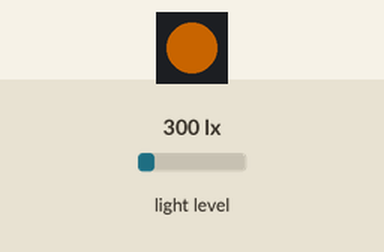
Simulated run of this sketch. Board: Arduino Uno, built with avr-gcc and run on an emulated ATmega328P. Shown: 1 RGB LEDs in strip order, left to right. The test bench sets the inputs (shaded band); at power-on: light level 300 lx. Dim RGB values are drawn brighter than linear; what the sketch prints to the serial monitor is not drawn.

Above: at 1.9 s.
2.0 s: light level set to 27 lx
3.5 s: light level set to 22 lx
At 4.1 s:
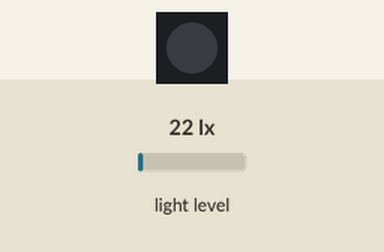
5.0 s: light level set to 40 lx
At 6.0 s:
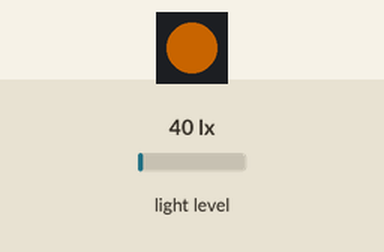
6.5 s: light level set to 5 lx
At 7.8 s:
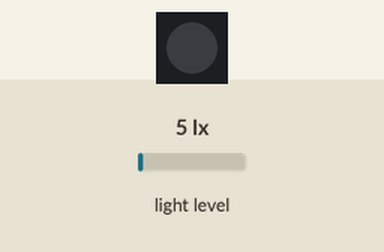
Timing chart, 0 to 9.0 s (numbered marks = the images above; inputs shaded):
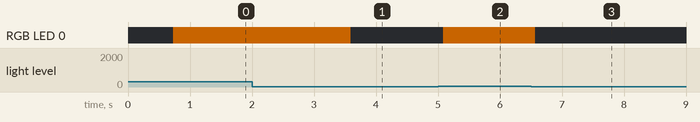

The sketch:

bombix_flora.ino
```cpp
#include <Wire.h>
#include <Adafruit_Sensor.h>
#include <Adafruit_TSL2561_U.h>
#include <Adafruit_NeoPixel.h>


//define NeoPixel Pin and Number of LEDs
#define PIN 6
#define NUM_LEDS 1

//create a NeoPixel strip
Adafruit_NeoPixel strip = Adafruit_NeoPixel(NUM_LEDS, PIN, NEO_GRB + NEO_KHZ800);

/* This driver uses the Adafruit unified sensor library (Adafruit_Sensor),
   which provides a common 'type' for sensor data and some helper functions.

   To use this driver you will also need to download the Adafruit_Sensor
   library and include it in your libraries folder.

   You should also assign a unique ID to this sensor for use with
   the Adafruit Sensor API so that you can identify this particular
   sensor in any data logs, etc.  To assign a unique ID, simply
   provide an appropriate value in the constructor below (12345
   is used by default in this example).

   Connections
   ===========
   Connect SCL to I2C SCL Clock
   Connect SDA to I2C SDA Data
   Connect VDD to 3.3V or 5V (whatever your logic level is)
   Connect GROUND to common ground

   I2C Address
   ===========
   The address will be different depending on whether you leave
   the ADDR pin floating (addr 0x39), or tie it to ground or vcc.
   The default addess is 0x39, which assumes the ADDR pin is floating
   (not connected to anything).  If you set the ADDR pin high
   or low, use TSL2561_ADDR_HIGH (0x49) or TSL2561_ADDR_LOW
   (0x29) respectively.

   History
   =======
   2013/JAN/31  - First version (KTOWN)
*/
/* CHAINING
 *  If using sensor with + and center joined, use TSL2561_ADDR_HIGH
 *  if center and - joined, use TSL2561_ADDR_LOW. if no join, use TSL2561_ADDR_FLOAT
 *  name them eg TSL2561 tsl_1(TSL2561_ADDR_LOW), TSL2561 tsl_2(TSL2561_ADDR_HIGH), etc */

Adafruit_TSL2561_Unified tsl = Adafruit_TSL2561_Unified(TSL2561_ADDR_FLOAT, 12345);

/**************************************************************************/
/*
    Displays some basic information on this sensor from the unified
    sensor API sensor_t type (see Adafruit_Sensor for more information)
*/
/**************************************************************************/
void displaySensorDetails(void)
{
  sensor_t sensor;
  tsl.getSensor(&sensor);
  Serial.println("------------------------------------");
  Serial.print  ("Sensor:       "); Serial.println(sensor.name);
  Serial.print  ("Driver Ver:   "); Serial.println(sensor.version);
  Serial.print  ("Unique ID:    "); Serial.println(sensor.sensor_id);
  Serial.print  ("Max Value:    "); Serial.print(sensor.max_value); Serial.println(" lux");
  Serial.print  ("Min Value:    "); Serial.print(sensor.min_value); Serial.println(" lux");
  Serial.print  ("Resolution:   "); Serial.print(sensor.resolution); Serial.println(" lux");
  Serial.println("------------------------------------");
  Serial.println("");
  delay(500);
}

/**************************************************************************/
/*
    Configures the gain and integration time for the TSL2561
*/
/**************************************************************************/
void configureSensor(void)
{
  /* You can also manually set the gain or enable auto-gain support */
  // tsl.setGain(TSL2561_GAIN_1X);      /* No gain ... use in bright light to avoid sensor saturation */
  // tsl.setGain(TSL2561_GAIN_16X);     /* 16x gain ... use in low light to boost sensitivity */
  tsl.enableAutoRange(true);            /* Auto-gain ... switches automatically between 1x and 16x */

  /* Changing the integration time gives you better sensor resolution (402ms = 16-bit data) */
  tsl.setIntegrationTime(TSL2561_INTEGRATIONTIME_13MS);      /* fast but low resolution */
  // tsl.setIntegrationTime(TSL2561_INTEGRATIONTIME_101MS);  /* medium resolution and speed   */
  // tsl.setIntegrationTime(TSL2561_INTEGRATIONTIME_402MS);  /* 16-bit data but slowest conversions */

  /* Update these values depending on what you've set above! */
  Serial.println("------------------------------------");
  Serial.print  ("Gain:         "); Serial.println("Auto");
  Serial.print  ("Timing:       "); Serial.println("13 ms");
  Serial.println("------------------------------------");
}

/**************************************************************************/
/*
    Arduino setup function (automatically called at startup)
*/
/**************************************************************************/
void setup(void)
{
  Serial.begin(9600);
  Serial.println("Light Sensor Test"); Serial.println("");

  /* Initialise the sensor */
  //use tsl.begin() to default to Wire,
  //tsl.begin(&Wire2) directs api to use Wire2, etc.
  if(!tsl.begin())
  {
    /* There was a problem detecting the TSL2561 ... check your connections */
    Serial.print("Ooops, no TSL2561 detected ... Check your wiring or I2C ADDR!");
    while(1);
  }

  /* Display some basic information on this sensor */
  displaySensorDetails();

  /* Setup the sensor gain and integration time */
  configureSensor();

  strip.begin();
  strip.show();
  strip.setBrightness(100);

  /* We're ready to go! */
  Serial.println("");
}

/**************************************************************************/
/*
    Arduino loop function, called once 'setup' is complete (your own code
    should go here)
*/
/**************************************************************************/
void loop(void)
{
  /* Get a new sensor event */
  sensors_event_t event;
  tsl.getEvent(&event);
  /* displaySensorDetails(); */

  /* Display the results (light is measured in lux) */
  if (event.light)
  {
    int isItOn = event.light;
    Serial.print(isItOn);

    if (isItOn >= 25)
    {
      strip.setPixelColor(0, 255, 128, 0);
      strip.show();
     }
    else
    {
      strip.setPixelColor(0, 0, 0, 0);
      strip.show();
    }
  }
  else
  {
    /* If event.light = 0 lux the sensor is probably saturated
       and no reliable data could be generated! */
    Serial.println("Sensor overload");
  }
  delay(100);
}
```

Measured:
- the behaviour switches between 25 and 24 lx on light level (found by bisection; images 0 and 1)
- after the input at 2.0 s, every drawn part: stays the same
- after the input at 3.5 s, RGB LED 0: RGB(100, 50, 0) → off after 0.10 s
- after the input at 5.0 s, RGB LED 0: off → RGB(100, 50, 0) after 0.08 s
- after the input at 6.5 s, RGB LED 0: RGB(100, 50, 0) → off after 0.07 s
